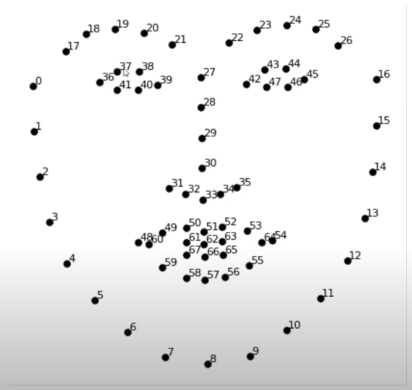
#> input picture assets/face_landmarks.PNG, 412 x 390 px, given in place of the camera
$ python object_detection.py
#> lines starting #> are read from the running program, lines starting #| are printed output that depends on the picture; after the words box and inside, x2 and y2 are one past the last pixel; in counts of white or black regions, pixels touching at a corner belong together
# This code is to detect objects using their color

import cv2
import numpy as np

cap = cv2.VideoCapture(1)

while True:
    ret, frame = cap.read()
#> frame is the input picture: shape (390, 412, 3); mean B, G, R 235.1, 235.1, 235.1
    if not ret:
        break

    hsv = cv2.cvtColor(frame, cv2.COLOR_BGR2HSV)
#> hsv: shape (390, 412, 3); mean H, S, V 0, 0, 235.1

    # -------------------------
    # White object range
    lower_white = np.array([0, 0, 200])
    upper_white = np.array([180, 40, 255])

    # Red object range (red wraps around 0 in HSV, so use two ranges)
    lower_red1 = np.array([0, 100, 100])
    upper_red1 = np.array([10, 255, 255])

    lower_red2 = np.array([160, 100, 100])
    upper_red2 = np.array([179, 255, 255])

    # -------------------------
    mask_white = cv2.inRange(hsv, lower_white, upper_white)
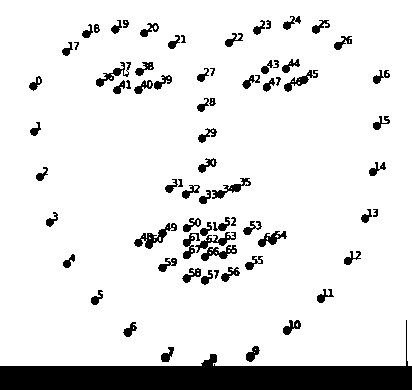
#> mask_white: shape (390, 412); 89.2% white; 73 black regions (1 under 20 px)
    mask_red1 = cv2.inRange(hsv, lower_red1, upper_red1)
#> mask_red1: shape (390, 412); every value is 0
    mask_red2 = cv2.inRange(hsv, lower_red2, upper_red2)
    mask_red = cv2.bitwise_or(mask_red1, mask_red2)

    # Optional: visualize masks separately
    cv2.imshow("White Mask", mask_white)
    cv2.imshow("Red Mask", mask_red)

    # -------------------------
    # Detect and label white object
    contours_white, _ = cv2.findContours(mask_white, cv2.RETR_EXTERNAL, cv2.CHAIN_APPROX_SIMPLE)
#> contours_white = 1 contour; box (x1, y1, x2, y2) and area: (0, 0, 412, 366) 149790
    for cnt in contours_white:
        area = cv2.contourArea(cnt)
        if area > 500:
            x, y, w, h = cv2.boundingRect(cnt)
            cv2.rectangle(frame, (x, y), (x + w, y + h), (255, 255, 255), 2)
            cv2.putText(frame, "White Object", (x, y - 10), cv2.FONT_HERSHEY_SIMPLEX, 0.6, (255, 255, 255), 2)
#> this loop made 1 pass
#> (area, x, y, w, h) on pass 1: (149789.5, 0, 0, 412, 366)
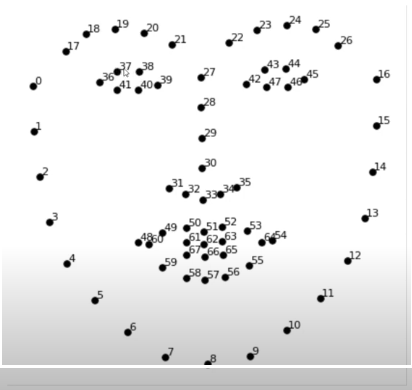
#> frame: shape (390, 412, 3); 0.99% of pixels changed, all inside (x1, y1, x2, y2) = (0, 247, 412, 368)

    # Detect and label red object
    contours_red, _ = cv2.findContours(mask_red, cv2.RETR_EXTERNAL, cv2.CHAIN_APPROX_SIMPLE)
#> contours_red = []
    for cnt in contours_red:
        area = cv2.contourArea(cnt)
        if area > 500:
            x, y, w, h = cv2.boundingRect(cnt)
            cv2.rectangle(frame, (x, y), (x + w, y + h), (0, 0, 255), 2)
            cv2.putText(frame, "Red Object", (x, y - 10), cv2.FONT_HERSHEY_SIMPLEX, 0.6, (0, 0, 255), 2)
#> this loop made 0 passes

    # -------------------------
    cv2.imshow("Frame", frame)

    if cv2.waitKey(1) & 0xFF == ord("q"):
#> (key q is pressed here)
        break

cap.release()
cv2.destroyAllWindows()
